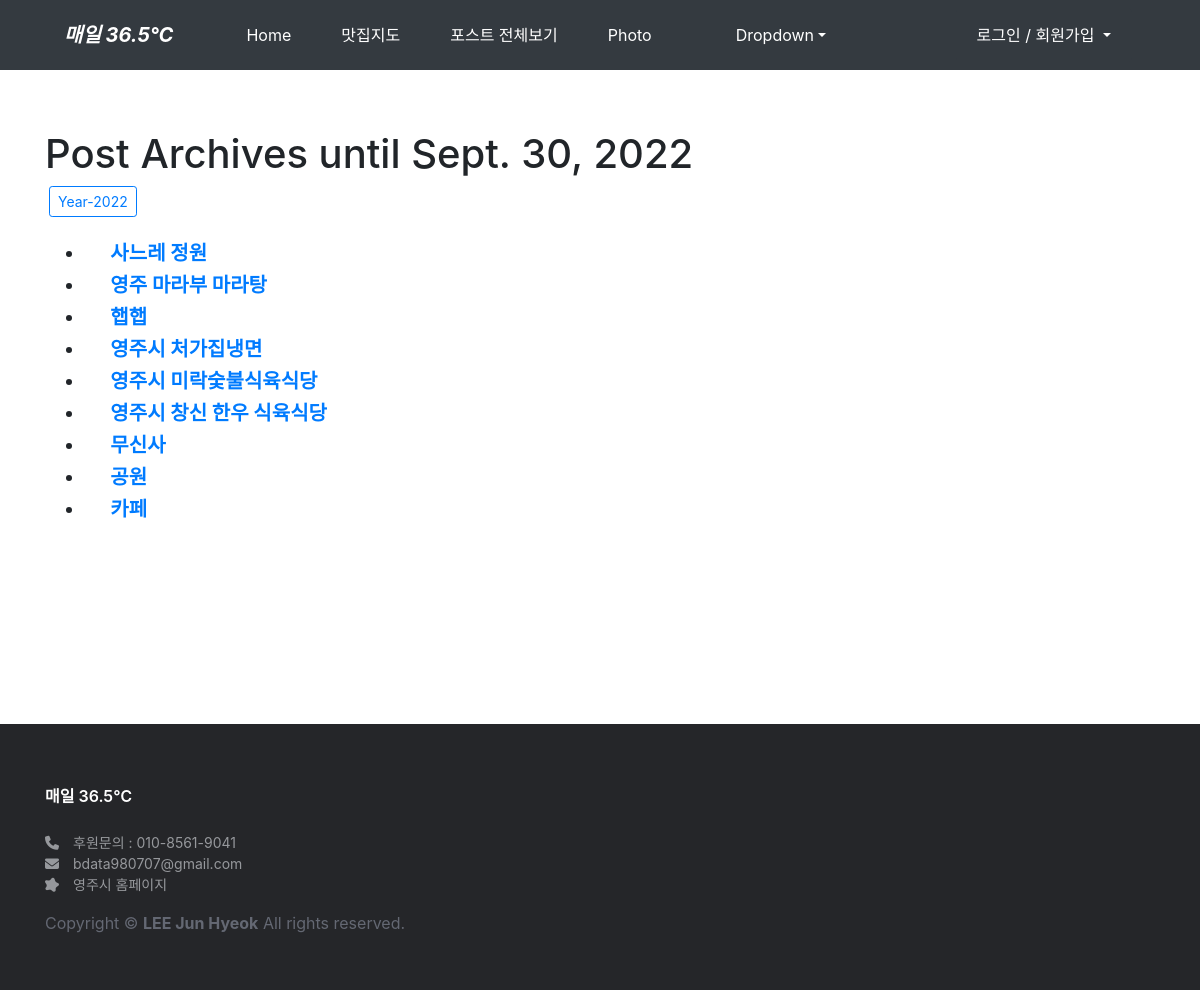
Screenshot of /blog/archive/ with the database file from the repository.
### blog/models.py (models this page shows, shortened)
class Post(models.Model):
    title = models.CharField('TITLE', max_length=50)
    slug = models.SlugField('SLUG', unique=True, allow_unicode=True, help_text='one word for title alias')
    description = models.CharField('DESCRIPTION', max_length=100, blank=True, help_text='simple description text')
    image = models.ImageField(upload_to='images/', blank=True, null = True)
    content = models.TextField('CONTENT')
    create_dt = models.DateTimeField('CREATE DATE', auto_now_add=True)
    modify_dt = models.DateTimeField('MODIFY DATE', auto_now=True)
    tags = TaggableManager(blank=True)
    owner = models.ForeignKey(User, on_delete=models.CASCADE, verbose_name='OWNER', blank=True, null=True)
    name =models.CharField(max_length=15,blank=True, null=True)
    location = models.CharField(max_length=50,default='',blank=True, null=True)
    latitude=models.FloatField(default=0.0,blank=True, null=True)
    longitude=models.FloatField(default=0.0,blank=True, null=True)
    class Meta:
        verbose_name = 'post'
        verbose_name_plural = 'posts'
        db_table = 'blog_posts'
        ordering = ('-modify_dt',)
    def get_absolute_url(self):
        return reverse('blog:post_detail', args=(self.slug,))

### blog/views.py (the view)
# urls.py: path('archive/', views.PostAV.as_view(), name='post_archive'),
class PostAV(ArchiveIndexView):
    model = Post
    date_field = 'modify_dt'

### blog/templates/blog/post_archive.html (shortened to what this page needs)
{% extends 'base.html' %}
{% load static %}
{% block content %}
    <h1>Post Archives until {% now "N d, Y" %}</h1>
    {% for date in date_list %}
    <a href="{% url 'blog:post_year_archive' date|date:'Y' %}"
        class="btn btn-outline-primary btn-sm mx-1">
        Year-{{ date|date:"Y"}}
    </a>
    {% endfor %}
    <br><br>
    <div>
        <ul>
            {% for post in object_list %}
            <li class="h5">{{ post.modify_date|date:"Y-m-d"}}&emsp;
                <a href="{{ post.get_absolute_url}}"><strong> {{ post.title}}</strong></a>
            </li>
            {% endfor %}
        </ul>
    </div>
{% endblock %}

### templates/base.html (style rules this page uses)
* { font-family: Pretendard, -apple-system, BlinkMacSystemFont, system-ui, Roboto, "Helvetica Neue", "Segoe UI", "Apple SD Gothic Neo", "Noto Sans KR", "Malgun Gothic", "Apple Color Emoji", "Segoe UI Emoji", "Segoe UI Symbol", sans-serif; }
html, body { margin: 0; padding: 0; height: 100%; }

### rows the page displays
Post: title "사느레 정원"
Post: title "영주 마라부 마라탕"
Post: title "햅햅"
Post: title "영주시 처가집냉면"
Post: title "영주시 미락숯불식육식당"
Post: title "영주시 창신 한우 식육식당"
Post: title "무신사"
Post: title "공원"
Post: title "카페"

### other values shown
{{ date|date:"Y" }} "2022"
